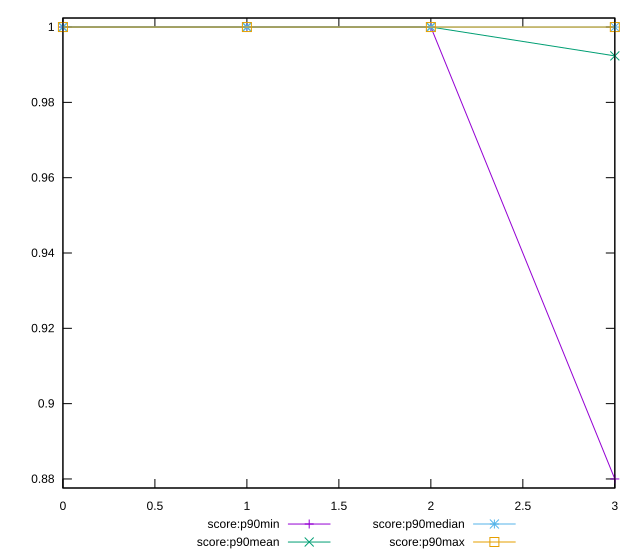

Write gnuplot code to recreate this figure.
reset

$scoreP90Min <<EOF
0 1
1 1
2 1
3 0.88
EOF

$scoreP90Mean <<EOF
0 1
1 1
2 1
3 0.9923404255319149
EOF

$scoreP90Median <<EOF
0 1
1 1
2 1
3 1
EOF

$scoreP90Max <<EOF
0 1
1 1
2 1
3 1
EOF

set key outside below
set xrange [0:3]
set yrange [0.8776:1.0024]
set trange [0.8776:1.0024]
set terminal svg size 640, 560 enhanced background rgb 'white'
set output "reports/report_00030_2021-02-24T20-42-31.540Z/legacy-javascript/progression/score.svg"

plot $scoreP90Min title "score:p90min" with linespoints, \
     $scoreP90Mean title "score:p90mean" with linespoints, \
     $scoreP90Median title "score:p90median" with linespoints, \
     $scoreP90Max title "score:p90max" with linespoints

reset
